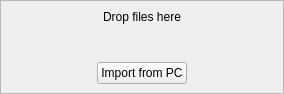
<?xml version="1.0" encoding="UTF-8"?>
<ui version="4.0">
 <class>DnDFilesWidget</class>
 <widget class="QWidget" name="DnDFilesWidget">
  <property name="geometry">
   <rect>
    <x>0</x>
    <y>0</y>
    <width>284</width>
    <height>94</height>
   </rect>
  </property>
  <property name="windowTitle">
   <string>Form</string>
  </property>
  <layout class="QVBoxLayout" name="verticalLayout">
   <property name="leftMargin">
    <number>0</number>
   </property>
   <property name="topMargin">
    <number>0</number>
   </property>
   <property name="rightMargin">
    <number>0</number>
   </property>
   <property name="bottomMargin">
    <number>0</number>
   </property>
   <item>
    <widget class="DnDZoneFrame" name="dndFrame">
     <property name="acceptDrops">
      <bool>true</bool>
     </property>
     <property name="frameShape">
      <enum>QFrame::StyledPanel</enum>
     </property>
     <property name="frameShadow">
      <enum>QFrame::Raised</enum>
     </property>
     <layout class="QVBoxLayout" name="verticalLayout_2">
      <item>
       <widget class="QLabel" name="dndZoneCaption">
        <property name="text">
         <string>Drop files here</string>
        </property>
        <property name="alignment">
         <set>Qt::AlignCenter</set>
        </property>
        <property name="wordWrap">
         <bool>true</bool>
        </property>
       </widget>
      </item>
      <item>
       <spacer name="dndZoneSpacer">
        <property name="orientation">
         <enum>Qt::Vertical</enum>
        </property>
        <property name="sizeHint" stdset="0">
         <size>
          <width>20</width>
          <height>1</height>
         </size>
        </property>
       </spacer>
      </item>
      <item>
       <layout class="QHBoxLayout" name="importButtonsLayout">
        <property name="sizeConstraint">
         <enum>QLayout::SetMinimumSize</enum>
        </property>
        <item>
         <spacer name="importBtnLeftSpacer">
          <property name="orientation">
           <enum>Qt::Horizontal</enum>
          </property>
          <property name="sizeHint" stdset="0">
           <size>
            <width>40</width>
            <height>20</height>
           </size>
          </property>
         </spacer>
        </item>
        <item>
         <widget class="QPushButton" name="localImportButton">
          <property name="text">
           <string>Import from PC</string>
          </property>
          <property name="flat">
           <bool>false</bool>
          </property>
         </widget>
        </item>
        <item>
         <spacer name="importBtnRightSpacer">
          <property name="orientation">
           <enum>Qt::Horizontal</enum>
          </property>
          <property name="sizeHint" stdset="0">
           <size>
            <width>40</width>
            <height>20</height>
           </size>
          </property>
         </spacer>
        </item>
       </layout>
      </item>
     </layout>
    </widget>
   </item>
  </layout>
 </widget>
 <customwidgets>
  <customwidget>
   <class>DnDZoneFrame</class>
   <extends>QFrame</extends>
   <header location="global">ui/controls/dnd_zone_frame.h</header>
   <container>1</container>
  </customwidget>
 </customwidgets>
 <resources/>
 <connections/>
</ui>
